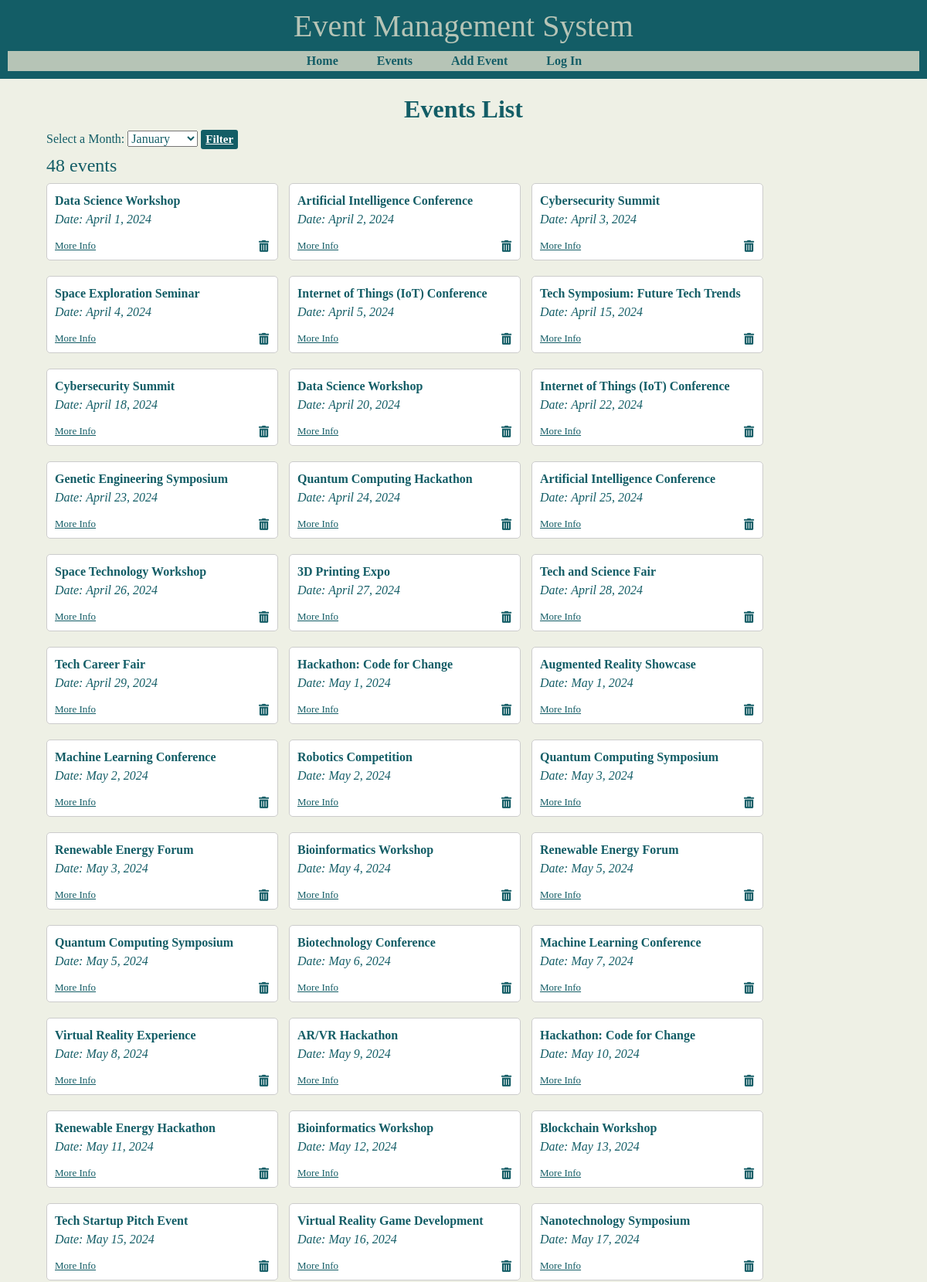
The app's page /eventsList (upper part) with its own data.
### eventsapp/models.py (models this page shows)
class Events(models.Model):
    title = models.CharField(max_length=100)
    date = models.DateField()
    description = models.TextField()
    location = models.CharField(max_length=100)
    registered_users = models.ManyToManyField(User, related_name='registered_events')

### eventsapp/views.py (the view)
# urls.py: path('eventsList',views.listEvents,name='listEvents'),
def listEvents(request):
    month_names = {1: 'January',2: 'February',3: 'March',4: 'April',5: 'May',
                   6: 'June',7: 'July',8: 'August',9: 'September',10: 'October',
                   11: 'November',12: 'December'}
    hardcoded_events = [
    {'title': 'Event 1', 'date': '2024-03-15', 'description': 'Tech workshop', 'location':'Computer College','agenda':'media\Event 1 Agenda.pdf'},
    {'title': 'Event 2', 'date': '2024-04-15', 'description': 'Programming Competition','location':'Computer College','agenda':'media\Event 2 Agenda.pdf'},
    ]
    selected_month = request.GET.get('month')
    month_name = month_names.get(int(selected_month)) if selected_month else None
    if selected_month:
        events = Events.objects.filter(date__month=selected_month).order_by('date')
        num_events = events.count()
        context = {'events': events, 'month':month_name, 'hardcoded_events': hardcoded_events, 'num_events':num_events}
    else:
        events = Events.objects.all().order_by('date')
        num_events = events.count()
        context = {'events': events, 'hardcoded_events': hardcoded_events, 'num_events':num_events}
    return render(request, 'EventsList.html', context)

### templates/EventsList.html (shortened to what this page needs)
{% extends 'base.html' %}
{% block content %}
{% load static %}
<link rel="stylesheet" href="{% static 'eventsapp/css/eventslist.css' %}">
<h2>Events List</h2>
<form method="get" action="">
    <label for="month" class="month">Select a Month:</label>
    <select name="month" id="month" style="color:#135D66;;">
        <option value="1">January</option>
    </select>
    <button type="submit" class="filter-btn">Filter</button>
</form>
<ul>
    {% if events %}
    <h4>{{num_events}} events</h4>
    {% for event in events %}
        <div class="event-card">
            <strong>{{ event.title }}</strong><br>
            <em>Date: {{ event.date }}</em><br>
            <form id="delete-form-{{ event.id }}" method="post" action="{% url 'delete_event' event.id %}">
                <button type="button" class="delete-btn" onclick="confirmDelete('{{ event.id }}')">
                    <i class="fas fa-trash-alt"></i>
                </button>
            </form>
            <button type="button" class="btn btn-primary" data-toggle="modal" data-target="#event-details-{{ event.id }}">
                More Info
              </button>
        </div>
    {% endfor %}
    {% else %}
    <h3>No Events Found in {{month}}</h3>
    {% endif %}
</ul>
{% endblock %}

### eventsapp/static/eventsapp/css/base.css (style rules this page uses)
body { background-color: #f0f0f0; margin: 0; padding: 0; font-family: Georgia, serif; }
button { text-decoration: underline; color: #217884; font-weight: bold; background:none; border: none; text-align: left; font-size: 15px; }

### eventsapp/static/eventsapp/css/eventslist.css (style rules this page uses)
.event-card { position: relative; border: 1px solid #ccc; border-radius: 5px; padding: 10px; margin-right: 10px; margin-bottom: 20px; width: 300px; height: 100px; display: inline-block; vertical-align: top; box-sizing: border-box; overflow: hidden; text-overflow: ellipsis; white-space: nowrap; background-color: white; color: #135D66; }
.delete-btn { position: absolute; bottom: 5px; right: 5px; background: none; border: none; outline: none; cursor: pointer; color:#135D66; }
.btn-primary { cursor: pointer; color: #135D66; background:none; border:none; padding: 5px 10px; font-size: 13px; text-decoration: underline; margin-left: -10px; margin-top: 7px; }
h2 { color:#135D66; font-weight: bold; text-align: center; }
h4 { color:#135D66; text-align: left; }
.filter-btn { background-color:#135D66 ; color:white; border-color:#135D66 ; border-radius: 3px; }
.month { color:#135D66; margin-left: 40px; }

### records on screen
Events: title "Data Science Workshop", date "April 1, 2024"
Events: title "Artificial Intelligence Conference", date "April 2, 2024"
Events: title "Cybersecurity Summit", date "April 3, 2024"
Events: title "Space Exploration Seminar", date "April 4, 2024"
Events: title "Internet of Things (IoT) Conference", date "April 5, 2024"
Events: title "Tech Symposium: Future Tech Trends", date "April 15, 2024"
Events: title "Cybersecurity Summit", date "April 18, 2024"
Events: title "Data Science Workshop", date "April 20, 2024"
Events: title "Internet of Things (IoT) Conference", date "April 22, 2024"
Events: title "Genetic Engineering Symposium", date "April 23, 2024"
Events: title "Quantum Computing Hackathon", date "April 24, 2024"
Events: title "Artificial Intelligence Conference", date "April 25, 2024"
Events: title "Space Technology Workshop", date "April 26, 2024"
Events: title "3D Printing Expo", date "April 27, 2024"
Events: title "Tech and Science Fair", date "April 28, 2024"
Events: title "Tech Career Fair", date "April 29, 2024"
Events: title "Hackathon: Code for Change", date "May 1, 2024"
Events: title "Augmented Reality Showcase", date "May 1, 2024"
Events: title "Machine Learning Conference", date "May 2, 2024"
Events: title "Robotics Competition", date "May 2, 2024"
Events: title "Quantum Computing Symposium", date "May 3, 2024"
Events: title "Renewable Energy Forum", date "May 3, 2024"
Events: title "Bioinformatics Workshop", date "May 4, 2024"
Events: title "Renewable Energy Forum", date "May 5, 2024"
Events: title "Quantum Computing Symposium", date "May 5, 2024"
Events: title "Biotechnology Conference", date "May 6, 2024"
Events: title "Machine Learning Conference", date "May 7, 2024"
Events: title "Virtual Reality Experience", date "May 8, 2024"
Events: title "AR/VR Hackathon", date "May 9, 2024"
Events: title "Hackathon: Code for Change", date "May 10, 2024"
Events: title "Renewable Energy Hackathon", date "May 11, 2024"
Events: title "Bioinformatics Workshop", date "May 12, 2024"
Events: title "Blockchain Workshop", date "May 13, 2024"
Events: title "Tech Startup Pitch Event", date "May 15, 2024"
Events: title "Virtual Reality Game Development", date "May 16, 2024"
Events: title "Nanotechnology Symposium", date "May 17, 2024"

### other values on screen
{{ num_events }} "48"
